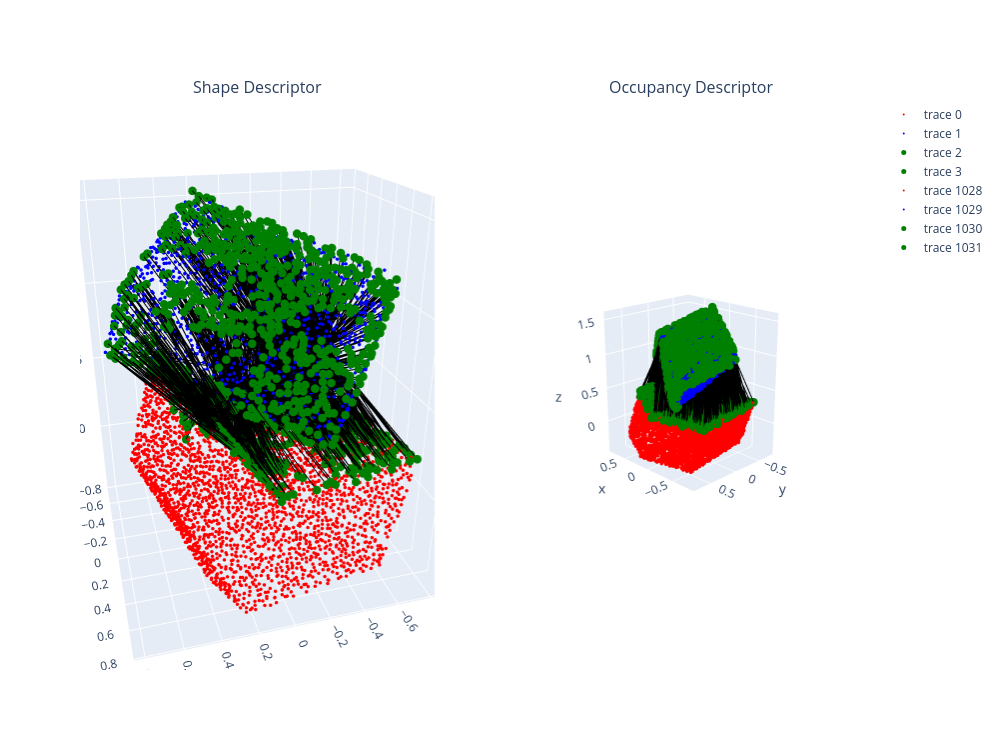

Notebook source saved alongside this figure:
### Markdown cell above
### Shape & Occupancy Descriptor top-k Visualization

### Code cell
# Shape Descriptor top-k visualization
src_corr_points_1 = src_pcd[shape_pred_corr[:, 0]]
trg_corr_points_1 = trg_pcd[shape_pred_corr[:, 1]]

# Occupancy Descriptor top-k visualization
src_corr_points_2 = src_pcd[occ_pred_corr[:, 0]]
trg_corr_points_2 = trg_pcd[occ_pred_corr[:, 1]]

# Subplots
fig = make_subplots(rows=1, cols=2, specs=[[{'type': 'scatter3d'}, {'type': 'scatter3d'}]],
                    subplot_titles=("Shape Descriptor", "Occupancy Descriptor"))

####### Shape Plot #######
fig.add_trace(go.Scatter3d(
    x=src_pcd[:, 0].numpy(), y=src_pcd[:, 1].numpy(), z=src_pcd[:, 2].numpy(),
    mode='markers', marker=dict(size=2, color='red'),# name='Source Point Cloud'
), row=1, col=1)
fig.add_trace(go.Scatter3d(
    x=trg_pcd[:, 0].numpy(), y=trg_pcd[:, 1].numpy(), z=trg_pcd[:, 2].numpy(),
    mode='markers', marker=dict(size=2, color='blue'),# name='Target Point Cloud'
), row=1, col=1)
fig.add_trace(go.Scatter3d(
    x=src_corr_points_1[:, 0].numpy(), y=src_corr_points_1[:, 1].numpy(), z=src_corr_points_1[:, 2].numpy(),
    mode='markers', marker=dict(size=5, color='green'),# name='Source Correspondences'
), row=1, col=1)
fig.add_trace(go.Scatter3d(
    x=trg_corr_points_1[:, 0].numpy(), y=trg_corr_points_1[:, 1].numpy(), z=trg_corr_points_1[:, 2].numpy(),
    mode='markers', marker=dict(size=5, color='green'),# name='Target Correspondences'
), row=1, col=1)

for i in range(shape_pred_corr.size(0)):
    fig.add_trace(go.Scatter3d(
        x=[src_corr_points_1[i, 0].item(), trg_corr_points_1[i, 0].item()],
        y=[src_corr_points_1[i, 1].item(), trg_corr_points_1[i, 1].item()],
        z=[src_corr_points_1[i, 2].item(), trg_corr_points_1[i, 2].item()],
        mode='lines', line=dict(color='black', width=2), showlegend=False
    ), row=1, col=1)
####### Shape Plot #######

####### Occupancy Plot #######
fig.add_trace(go.Scatter3d(
    x=src_pcd[:, 0].numpy(), y=src_pcd[:, 1].numpy(), z=src_pcd[:, 2].numpy(),
    mode='markers', marker=dict(size=2, color='red'),# name='Source Point Cloud'
), row=1, col=2)
fig.add_trace(go.Scatter3d(
    x=trg_pcd[:, 0].numpy(), y=trg_pcd[:, 1].numpy(), z=trg_pcd[:, 2].numpy(),
    mode='markers', marker=dict(size=2, color='blue'),# name='Target Point Cloud'
), row=1, col=2)
fig.add_trace(go.Scatter3d(
    x=src_corr_points_2[:, 0].numpy(), y=src_corr_points_2[:, 1].numpy(), z=src_corr_points_2[:, 2].numpy(),
    mode='markers', marker=dict(size=5, color='green'),# name='Source Correspondences'
), row=1, col=2)
fig.add_trace(go.Scatter3d(
    x=trg_corr_points_2[:, 0].numpy(), y=trg_corr_points_2[:, 1].numpy(), z=trg_corr_points_2[:, 2].numpy(),
    mode='markers', marker=dict(size=5, color='green'),# name='Target Correspondences'
), row=1, col=2)

for i in range(occ_pred_corr.size(0)):
    fig.add_trace(go.Scatter3d(
        x=[src_corr_points_2[i, 0].item(), trg_corr_points_2[i, 0].item()],
        y=[src_corr_points_2[i, 1].item(), trg_corr_points_2[i, 1].item()],
        z=[src_corr_points_2[i, 2].item(), trg_corr_points_2[i, 2].item()],
        mode='lines', line=dict(color='black', width=2), showlegend=False
    ), row=1, col=2)
####### Occupancy Plot #######

# Resize layout and show
fig.update_layout(width=1000, height=750)
fig.show()
